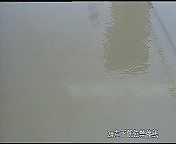
//> input picture data/image0_3414.png, 176 x 144 px, given in place of 00056.PNG, which was not available
$ ./StructureExtraction   (built with g++ and OpenCV 4)
//> lines starting //> are read from the running program, lines starting //| are printed output that depends on the picture; pictures that were not available may be replaced by others from this repository, and a replacement may not be noted
// StructureExtraction.cpp : Defines the entry point for the console application.
//

#include "stdafx.h"

#include <opencv/cv.h>
#include <opencv/highgui.h>
#include <Windows.h>
#include "coefficientrow.h"
#include "coefficientmatrix.h"

#include <SuperLU/slu_ddefs.h>

#define DELTA_W 6

#define RADIUS	3

#define EPSION_S 0.00001
#define EPSION 0.0001

#define LAMDA	0.05


FILE* __logFile;
// [4 lines left out: function closeLog, not called in this run]


void gaussian( float* ws, int radius )
{
	int width = radius * 2 + 1;

	float sum = 0.0;

	for( int y = -radius; y <= radius; y ++ )
	{
		for( int x= -radius; x <= radius; x ++ )
		{
			ws[ ( radius + y ) * width + ( radius + x ) ] = exp( -0.5 * ( x * x + y * y ) / ( DELTA_W * DELTA_W ) );
			sum += ws[ ( radius + y ) * width + ( radius + x ) ];
		}
	}

	for( int i = 0; i < 2 * radius + 1; i ++ )
	{
		ws[ i ] /= sum;
	}
}


void computeL( IplImage* fimage,  IplImage* fl, float* ws )
{
	for( int y = 0; y < fimage->height; y ++ )
	{
		for( int x = 0; x < fimage->width; x ++ )
		{
			float sum = 0.0;

			for( int ry = -RADIUS; ry <= RADIUS; ry ++ )
			{
				for( int rx = -RADIUS; rx <= RADIUS; rx ++ )
				{
					int tx = x + rx;
					int ty = y + ry;

					if( tx < 0 )
						tx = -tx;

					if( ty < 0 )
						ty = -ty;

					if( tx > fimage->width - 1 )
						tx = 2 * ( fimage->width - 1 ) - tx;

					if( ty > fimage->height - 1 )
						ty = 2 * ( fimage->height - 1 ) - ty;

					float* fval = (float*)( fimage->imageData + ty * fimage->widthStep + tx * sizeof( float ) );

					sum += ws[ (RADIUS + ry) * ( 2 * RADIUS + 1 ) + ( RADIUS + rx ) ] * (*fval);
				}
			}

			float* lval = (float*)( fl->imageData + y * fl->widthStep + x * sizeof( float ) );
			*lval = fabs( sum );
		}
	}
}

void computeU( IplImage* fl, float* ws, IplImage* fu )
{
		for( int y = 0; y < fl->height; y ++ )
	{
		for( int x = 0; x < fl->width; x ++ )
		{
			float sum = 0.0;

			for( int ry = -RADIUS; ry <= RADIUS; ry ++ )
			{
				for( int rx = -RADIUS; rx <= RADIUS; rx ++ )
				{
					int tx = x + rx;
					int ty = y + ry;

					if( tx < 0 )
						tx = -tx;

					if( ty < 0 )
						ty = -ty;

					if( tx > fl->width - 1 )
						tx = 2 * ( fl->width - 1 ) - tx;

					if( ty > fl->height - 1 )
						ty = 2 * ( fl->height - 1 ) - ty;

					float* fval = (float*)( fl->imageData + ty * fl->widthStep + tx * sizeof( float ) );

					sum += ws[ (RADIUS + ry) * ( 2 * RADIUS + 1 ) + ( RADIUS + rx ) ] /( (*fval) + EPSION );
				}
			}

			float* lval = (float*)( fu->imageData + y * fu->widthStep + x * sizeof( float ) );
			*lval = fabs( sum );
		}
	}
}

void computeW( IplImage* gs, IplImage* w )
{
	for( int y = 0; y < gs->height; y ++ )
	{
		for( int x = 0; x < gs->width; x ++ )
		{
			float* gv = (float*)( gs->imageData + gs->widthStep * y + x * sizeof( float ) );
			float* wv = (float*)( w->imageData + w->widthStep * y + x * sizeof( float ) );

			*wv = 1.0 / ( fabs(*gv) + EPSION_S );
		}
	}
}

// [78 lines left out: functions setUpLx, setUpLy, not called in this run]

void SuperLUSolve( CoefficientMatrix& matrix, double* tb );

void solveEquation( IplImage* finput, IplImage* ux, IplImage* uy, IplImage* wx, IplImage* wy, IplImage* output)
{
	int sz = ux->width * ux->height;
	int dim[2];

	dim[ 0 ] = sz;
	dim[ 1 ] = sz;

	CoefficientMatrix Cx;
	CoefficientMatrix Cy;

	CoefficientMatrix Lx;
	CoefficientMatrix Ly;

	Cx.setup( sz, sz, 2 );
	Cy.setup( sz, sz, 2 );

	Lx.setup( sz, sz, 3 );
	Ly.setup( sz, sz, 3 );

	double* ib = new double[ sz ];

	for( int y = 0; y < ux->height; y ++ )
	{
		for( int x = 0; x < ux->width; x ++ )
		{
			int index = y * ux->width + x;

			float* ival = (float*)(finput->imageData + finput->widthStep * y + x * sizeof( float ));

			ib[ index ] = *ival;

			if( x < ux->width - 1 )
			{
				Cx[ index ][ index ] = -1.0f;
				Cx[ index ][ index + 1 ] = 1.0f;
			}

			if( y < ux->height - 1 )
			{
				Cy[ index ][ index ] = -1.0f;
				Cy[ index ][ index + ux->width ] = 1.0f;
			}
		}
	}

	setUpLx( Cx, ux, wx, Lx );
	setUpLy( Cy, uy, wy, Ly );

	CoefficientMatrix A;
	A.setup( sz, sz, 5 );

	for( int index = 0; index < sz; index ++ )
	{
		int cindex = index - ux->width;
		if( cindex >= 0 )
			A[ index ][ cindex ] = Ly( index, cindex ) * LAMDA;

		cindex = index - 1;
		if( cindex >= 0 )
			A[ index ][ cindex ] = Lx( index, cindex ) * LAMDA;

		A[ index ][ index ] = 1.0 + (Lx( index, index ) + Ly( index, index ))*LAMDA;

		cindex = index + 1;
		if( cindex < sz )
			A[ index ][ cindex ] = Lx( index, cindex ) * LAMDA;

		cindex = index + ux->width;
		if( cindex < sz )
			A[ index ][ cindex ] = Ly( index, cindex ) * LAMDA;
	}


	DWORD t=GetTickCount();

	SuperLUSolve( A , ib );

	t = GetTickCount() - t;

	printf("Tick Count:%d\n",t);

	for( int y = 0; y < output->height; y ++ )
	{
		for( int x = 0; x < output->width; x ++ )
		{
			float *val = (float*)(output->imageData + y * output->widthStep + x * sizeof( float ) );
			*val = ib[ y * output->width + x ];
		}
	}

	//cvShowImage("Result",output );
}

// [107 lines left out: function SuperLUSolve, not called in this run]
void tsmooth( IplImage* finput, float* ws, IplImage* foutput )
{
	IplImage* gx = cvCreateImage( cvGetSize( finput ), IPL_DEPTH_32F, 1 );
	IplImage* gy = cvCreateImage( cvGetSize( finput ), IPL_DEPTH_32F, 1 );

	IplImage* ux = cvCreateImage( cvGetSize( finput ), IPL_DEPTH_32F, 1 );
	IplImage* uy = cvCreateImage( cvGetSize( finput ), IPL_DEPTH_32F, 1 );

	IplImage* wx = cvCreateImage( cvGetSize( finput ), IPL_DEPTH_32F, 1 );
	IplImage* wy = cvCreateImage( cvGetSize( finput ), IPL_DEPTH_32F, 1 );

	IplImage* lx = cvCreateImage( cvGetSize( finput ), IPL_DEPTH_32F, 1 );
	IplImage* ly = cvCreateImage( cvGetSize( finput ), IPL_DEPTH_32F, 1 );


	//for( int i = 0; i < 3; i ++ )
	//{
		cvSobel( foutput, gx, 1, 0 );
		cvSobel( foutput, gy, 0, 1 );

		computeL( gx, lx, ws );
		computeL( gy, ly, ws );

		computeU( lx, ws, ux );
		computeU( ly, ws, uy );

		computeW( gx, wx );
		computeW( gy, wy );

		// [8 lines of commented-out code are left out]

		solveEquation( finput,ux, uy, wx, wy,foutput);
	//}
}

int _tmain(int argc, _TCHAR* argv[])
{

	__logFile = fopen("QVideoEditor.log","w");
    atexit(closeLog);

	IplImage* image = cvLoadImage("d:/A/00056.PNG",0);
	IplImage* finput = cvCreateImage( cvGetSize( image ), IPL_DEPTH_32F, 1 );
	IplImage* foutput = cvCreateImage( cvGetSize( image ), IPL_DEPTH_32F, 1 );

	cvConvertScale( image, finput, 1.0 / 255 );

	cvCopy( finput, foutput );

	float *ws = new float[ ( 2 * RADIUS + 1 ) * ( 2 * RADIUS + 1 ) ];

	gaussian( ws, RADIUS );

	//for( int i = 0; i < 3; i ++ )

	//DWORD t=GetTickCount();
		tsmooth( finput, ws, foutput );
//> in tsmooth, `cvSobel( foutput, gy, 0, 1 );`:
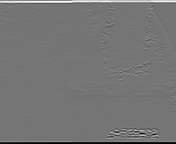
//> gy: 144 rows x 176 cols, CV_32FC1; min -2.72, max 3.18, mean -0.0001; drawn with min black and max white
//> after the loop in computeL, `for( int y = 0; y < fimage->height; y ++ )`:
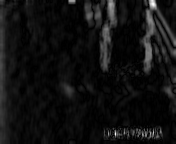
//> fl: 144 rows x 176 cols, CV_32FC1; min 2.12e-05, max 6.32, mean 0.43; drawn with min black and max white
//> after the loop in computeL (call 2), `for( int y = 0; y < fimage->height; y ++ )`:
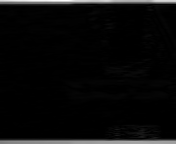
//> fl: 144 rows x 176 cols, CV_32FC1; min 7.01e-06, max 66.06, mean 2.6; drawn with min black and max white
//> after the loop in computeU, `for( int y = 0; y < fl->height; y ++ )`:
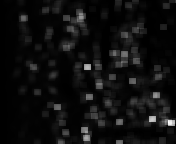
//> fu: 144 rows x 176 cols, CV_32FC1; min 9.15, max 11919.1, mean 707.4; drawn with min black and max white
//> after the loop in computeU (call 2), `for( int y = 0; y < fl->height; y ++ )`:
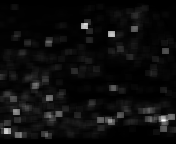
//> fu: 144 rows x 176 cols, CV_32FC1; min 0.944, max 12422.6, mean 660.3; drawn with min black and max white
//> after the loop in computeW, `for( int y = 0; y < gs->height; y ++ )`:
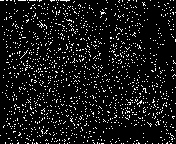
//> w: 144 rows x 176 cols, CV_32FC1; min 0.649, max 100000, mean 8709; drawn with min black and max white
//> after the loop in computeW (call 2), `for( int y = 0; y < gs->height; y ++ )`:
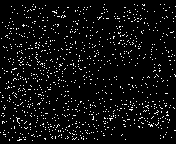
//> w: 144 rows x 176 cols, CV_32FC1; min 0.314, max 100000, mean 5534.8; drawn with min black and max white
//> (the run ends here: the program needs code that is not available in this run, at `CoefficientMatrix Cx;`)

$ run again, on data/image2_3.png
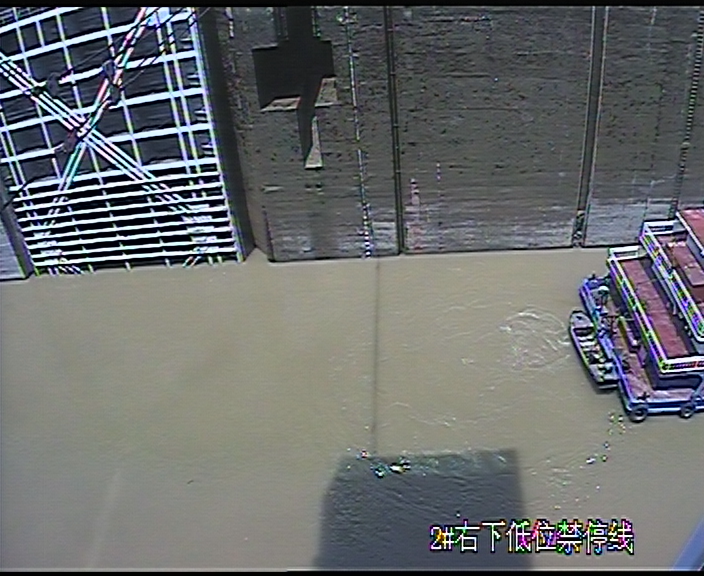
//> input picture data/image2_3.png, 704 x 576 px, given in place of 00056.PNG, which was not available
//> after the loop in computeL (call 2), `for( int y = 0; y < fimage->height; y ++ )`:
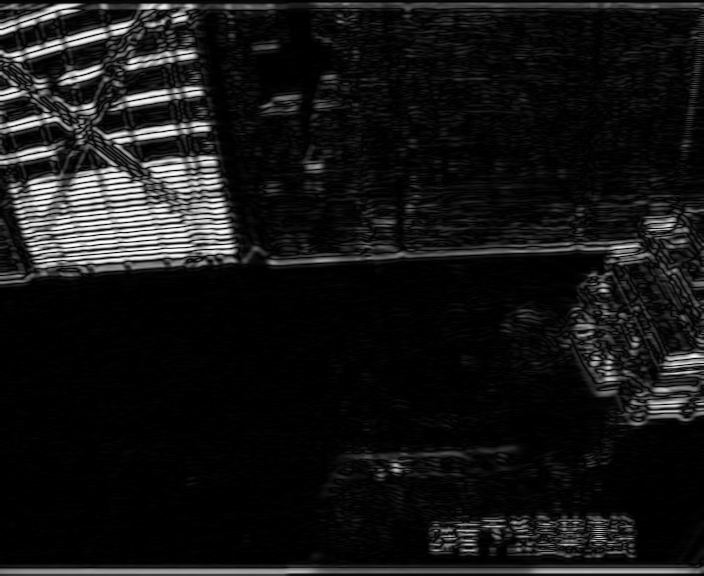
//> fl: 576 rows x 704 cols, CV_32FC1; min 1.67e-07, max 51.32, mean 4.5; drawn with min black and max white
//> after the loop in computeW (call 2), `for( int y = 0; y < gs->height; y ++ )`:
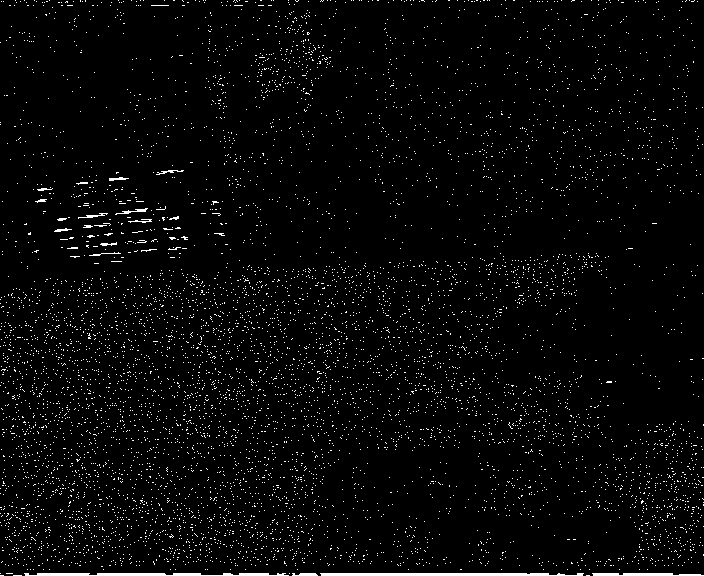
//> w: 576 rows x 704 cols, CV_32FC1; min 0.251, max 100000, mean 2909; drawn with min black and max white

$ run again, on data/image2_3414.png
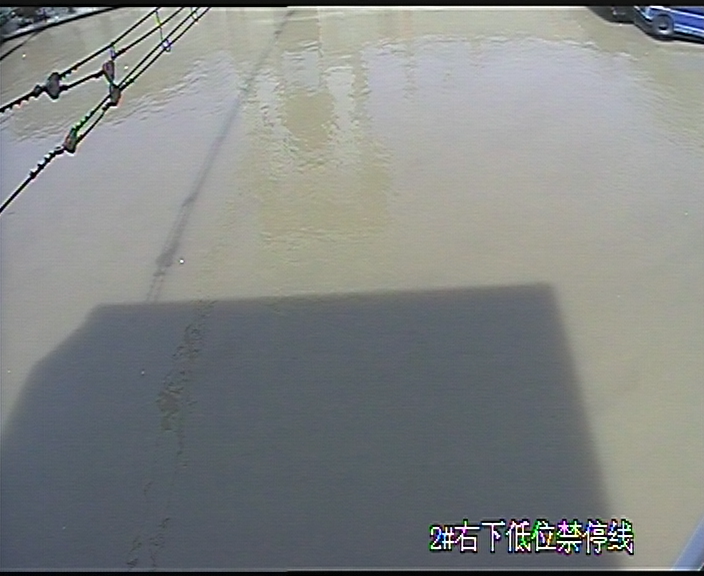
//> input picture data/image2_3414.png, 704 x 576 px, given in place of 00056.PNG, which was not available
//> after the loop in computeU (call 2), `for( int y = 0; y < fl->height; y ++ )`:
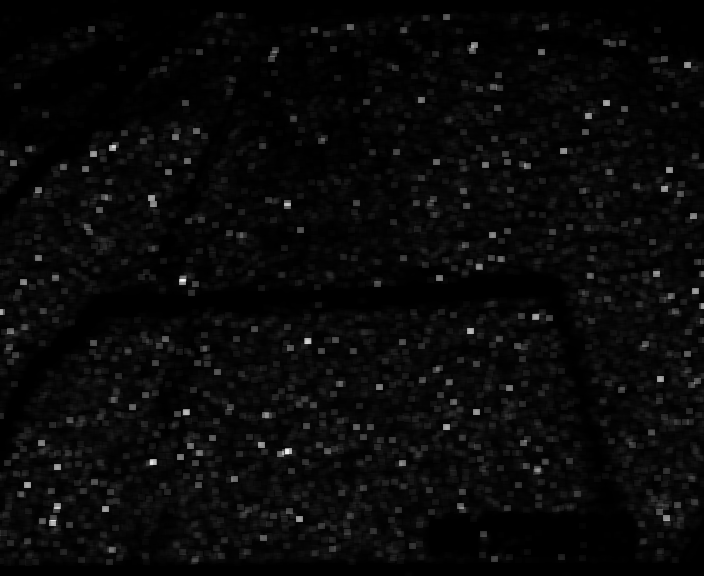
//> fu: 576 rows x 704 cols, CV_32FC1; min 1.14, max 15180.6, mean 578; drawn with min black and max white
//> after the loop in computeW (call 2), `for( int y = 0; y < gs->height; y ++ )`:
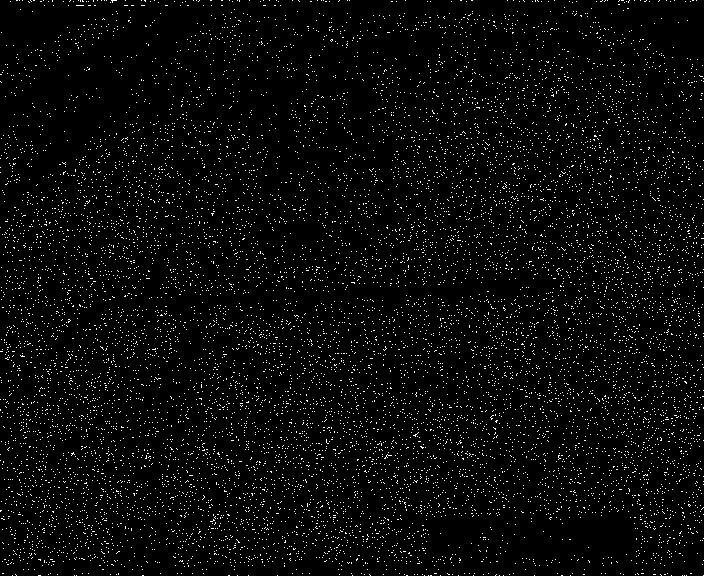
//> w: 576 rows x 704 cols, CV_32FC1; min 0.251, max 100000, mean 3551; drawn with min black and max white
